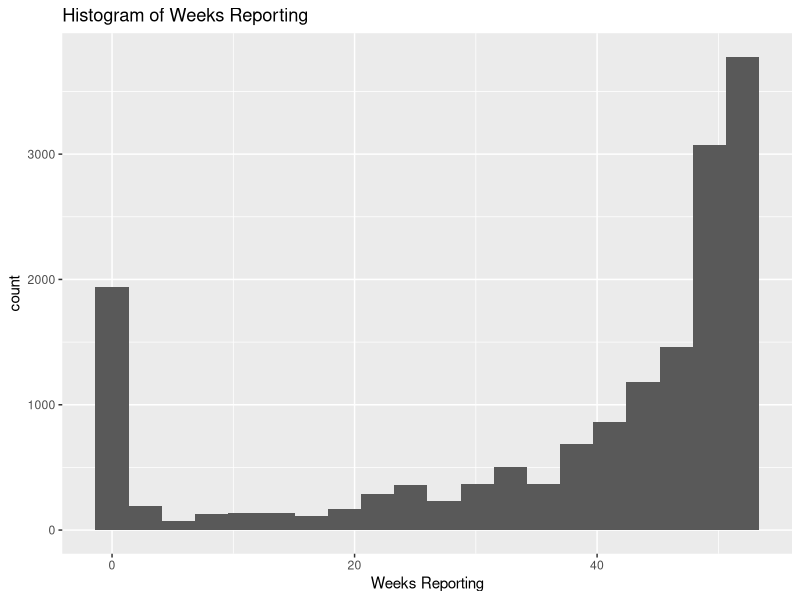
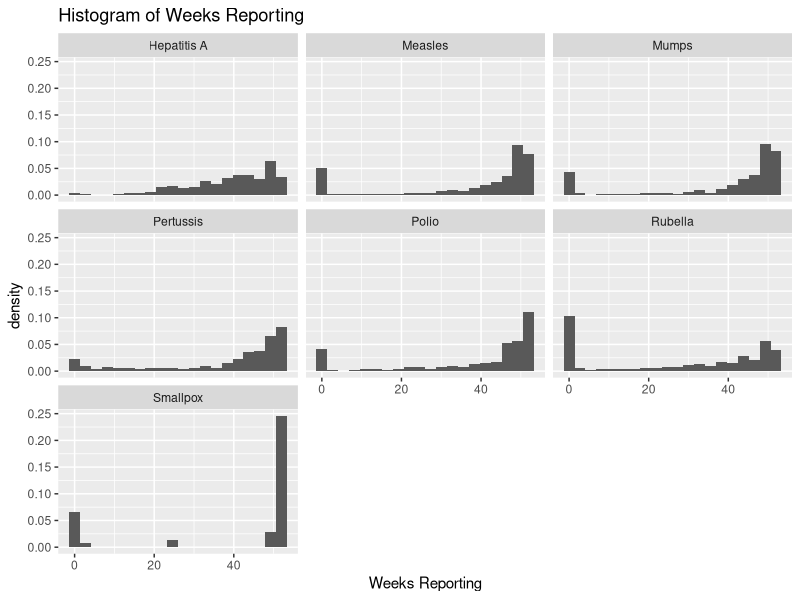
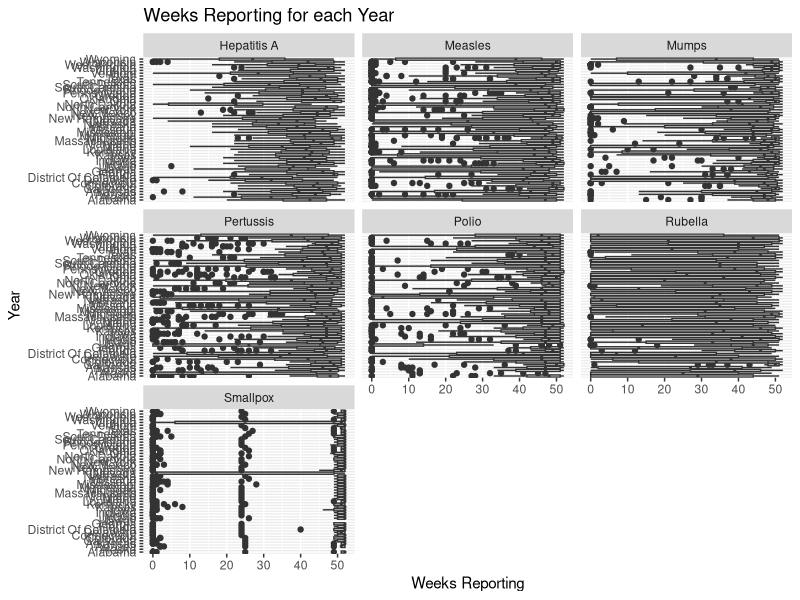
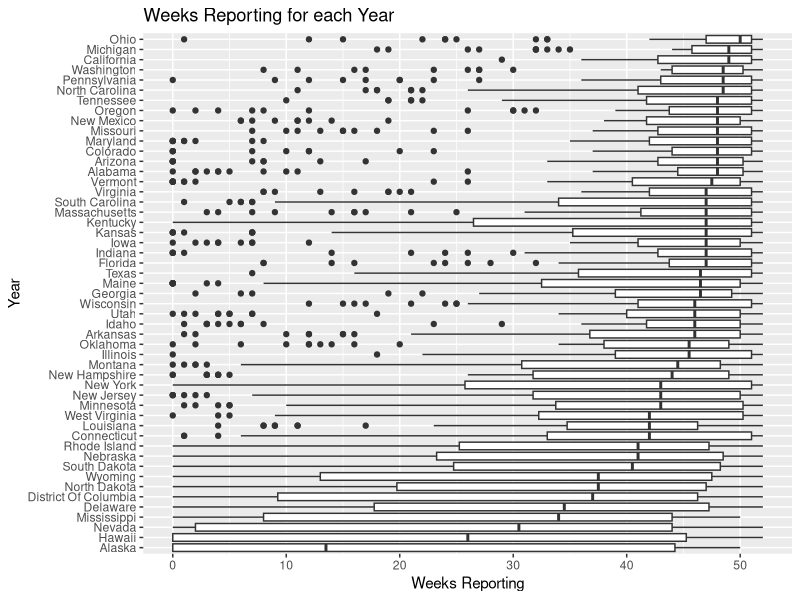
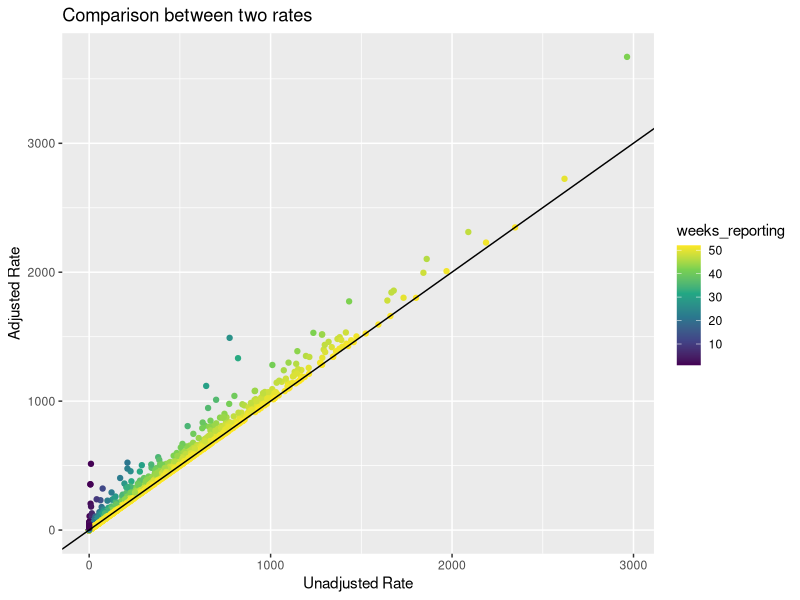
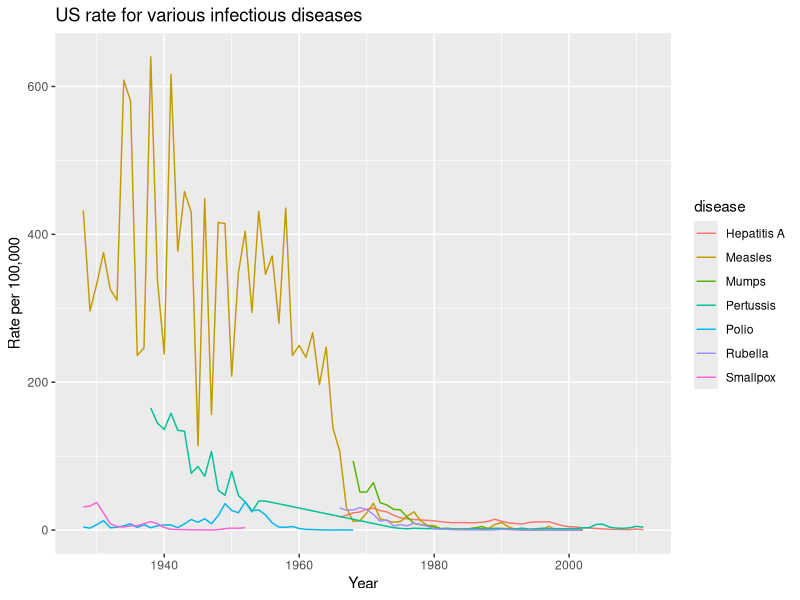
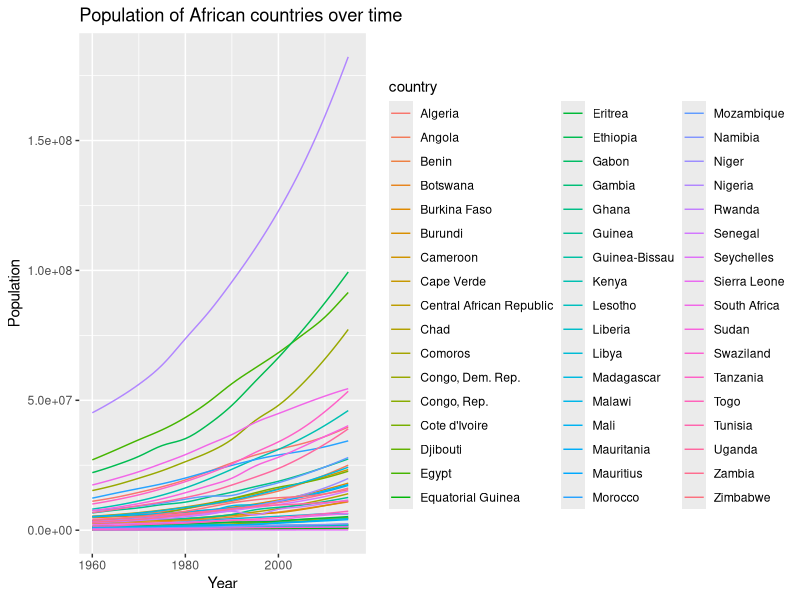
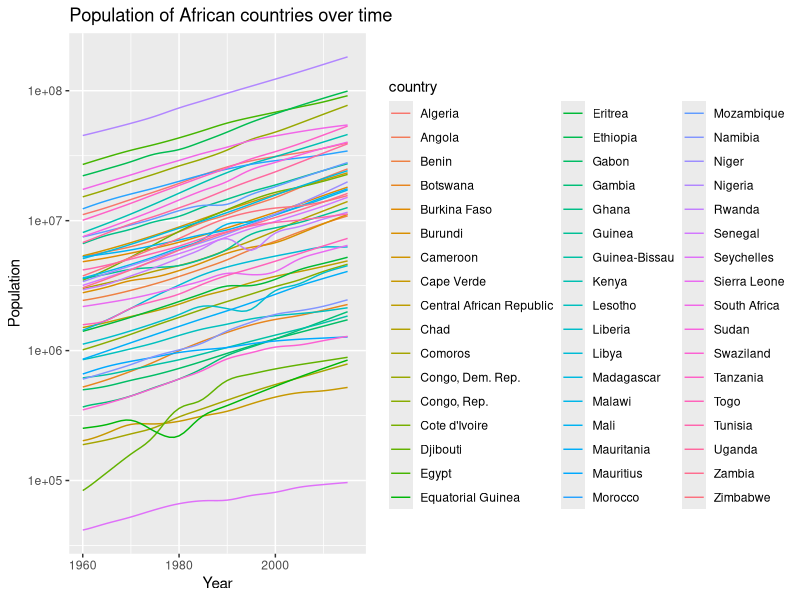

Write the R code that produced these figures, in order.
## ---- chunk 1
library(dslabs)
library(dplyr)
library(ggplot2)
## ---- chunk 2
data(us_contagious_diseases)
## ---- chunk 3
us_contagious_diseases %>%
  ggplot(aes(x = weeks_reporting)) +
  geom_histogram(bins = 20) +
  xlab("Weeks Reporting") +
  ggtitle("Histogram of Weeks Reporting")
## ---- chunk 4
us_contagious_diseases %>%
  ggplot(aes(x = weeks_reporting, y = ..density..)) +
  geom_histogram(bins = 20) +
  facet_wrap(~disease) +
  xlab("Weeks Reporting") +
  ggtitle("Histogram of Weeks Reporting")
## ---- chunk 5
us_contagious_diseases %>%
  ggplot(aes(x = state, y = weeks_reporting, group = state)) +
  geom_boxplot() +
  facet_wrap(~disease) +
  xlab("Year") + ylab("Weeks Reporting") +
  coord_flip() +
  ggtitle("Weeks Reporting for each Year")
## ---- chunk 6
us_contagious_diseases %>%
  filter(disease == "Pertussis") %>%
  ggplot(aes(x = reorder(state, weeks_reporting, median),
             y = weeks_reporting, group = state)) +
  geom_boxplot() +
  xlab("Year") + ylab("Weeks Reporting") +
  coord_flip() +
  ggtitle("Weeks Reporting for each Year")
## ---- chunk 7
disease_subset <- us_contagious_diseases %>%
  filter(state != "Alaska", state != "Hawaii",
         weeks_reporting > 0)
## ---- chunk 8
disease_subset <- disease_subset %>%
  mutate(raw_rate = count / population * 100000)
## ---- chunk 9
disease_subset <- disease_subset %>%
  mutate(rate = 52 * (count / weeks_reporting) / population * 1e5)
## ---- chunk 10
disease_subset %>%
  ggplot(aes(x = raw_rate, y = rate, color = weeks_reporting)) +
  geom_point() +
  scale_color_viridis_c() +
  geom_abline(slope = 1, intercept = 1) +
  xlab("Unadjusted Rate") + ylab("Adjusted Rate") +
  ggtitle("Comparison between two rates")
## ---- chunk 11
us_avg <- disease_subset %>%
  group_by(disease, year) %>%
  summarize(us_rate = sum(count / weeks_reporting * 52) / sum(population) * 1e5)
head(us_avg)
## ---- chunk 12
us_avg %>%
  ggplot(aes(x = year, y = us_rate, color = disease)) +
  geom_line() +
  xlab("Year") + ylab("Rate per 100,000") +
  ggtitle("US rate for various infectious diseases")
## ---- chunk 13
data(gapminder)
gapminder_africa <- filter(gapminder, continent == "Africa")
## ---- chunk 14
gapminder_africa %>%
  ggplot(aes(x = year, y = population, color = country)) +
  geom_line() +
  xlab("Year") + ylab("Population") +
  ggtitle("Population of African countries over time")
## ---- chunk 15
gapminder_africa %>%
  ggplot(aes(x = year, y = population, color = country)) +
  geom_line() +
  scale_y_log10() +
  xlab("Year") + ylab("Population") +
  ggtitle("Population of African countries over time")

## ---- chunk 16
gapminder_africa %>%
  ggplot(aes(x = year, y = country, fill = population)) +
  geom_tile() +
  xlab("Year") + ylab("Country") +
  ggtitle("Population of African countries over time")
## ---- chunk 17
gapminder_africa %>%
  ggplot(aes(x = year, y = country, fill = population)) +
  geom_tile() +
  xlab("Year") + ylab("Country") +
  ggtitle("Population of African countries over time") +
  scale_fill_viridis_c(name = "Population")

## ---- chunk 18
gapminder_africa %>%
  group_by(country) %>%
  summarize(max_pop = max(population))

gapminder_africa %>%
  group_by(country) %>%
  summarize(max_pop = max(population, na.rm = TRUE))
## ---- chunk 19
gapminder_africa <- gapminder_africa %>%
  mutate(country_reorder = reorder(country, population, max,
                                   na.rm = TRUE))
## ---- chunk 20
gapminder_africa %>%
  ggplot(aes(x = year, y = country_reorder, fill = population)) +
  geom_tile(color = "grey50") +
  scale_fill_viridis_c(name = "Population", trans = "log10") +
  xlab("Year") + ylab("Country") +
  ggtitle("Population of African countries over time")
